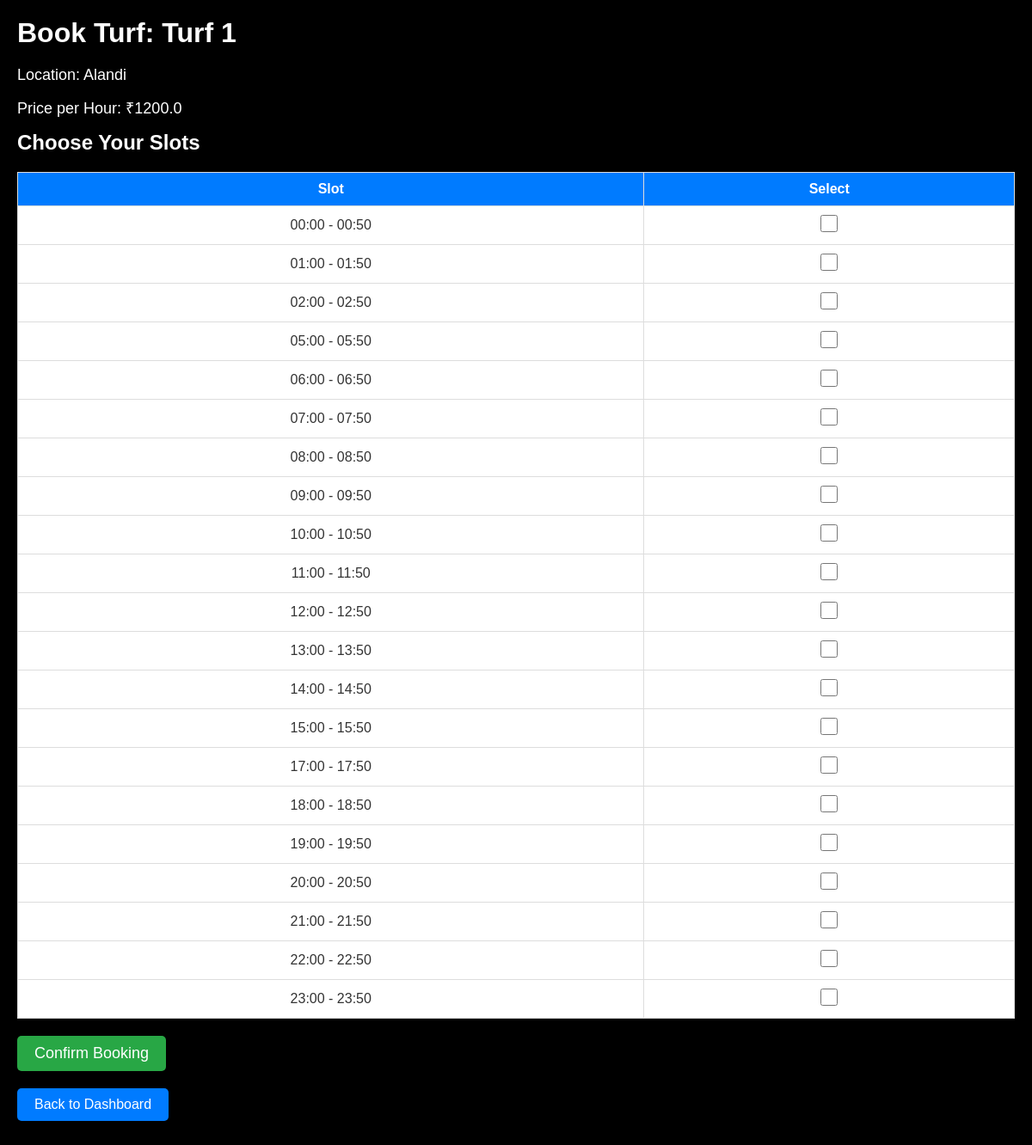
The app's page /player/book/1 (signed in) with its own data.
### models.py (models this page shows, shortened)
class Turf(db.Model):
    id = db.Column(db.Integer, primary_key=True)
    name = db.Column(db.String(100), nullable=False)
    location = db.Column(db.String(100), nullable=False)
    price_per_hour = db.Column(db.Float, nullable=False)
    description = db.Column(db.Text, nullable=True)
    owner_id = db.Column(db.Integer, db.ForeignKey('user.id'), nullable=False)
    slots = db.relationship('Slot', back_populates='turf', lazy=True, cascade="all, delete-orphan")

class Slot(db.Model):
    id = db.Column(db.Integer, primary_key=True)
    turf_id = db.Column(db.Integer, db.ForeignKey('turf.id'), nullable=False)
    start_time = db.Column(db.String(20), nullable=False)
    is_blocked = db.Column(db.Boolean, default=False)
    is_booked = db.Column(db.Boolean, default=False)
    turf = db.relationship('Turf', back_populates='slots')

### app.py (the view, shortened to what this page needs)
@app.route('/player/book/<int:turf_id>', methods=['GET', 'POST'])
def book_turf(turf_id):
    if not is_logged_in() or session.get('is_owner'):
        flash('Unauthorized access!', 'danger')
        return redirect(url_for('login'))
    turf = Turf.query.get_or_404(turf_id)
    slots = Slot.query.filter_by(turf_id=turf_id, is_booked=False, is_blocked=False).order_by(Slot.start_time).all()
    return render_template('book_turf.html', turf=turf, slots=slots)

### app.py (called while the page is built)
def is_logged_in():
    return 'user_id' in session

@app.before_request
def page_last_visited():
    excluded_routes = ['login', 'logout', 'static', 'register']
    if request.endpoint not in excluded_routes and request.method == 'GET':
        session['page_last_visited_url'] = request.path

### templates/book_turf.html (shortened to what this page needs)
<!DOCTYPE html>
<html lang="en">
<head>
</head>
<body>
    <h1>Book Turf: {{ turf.name }}</h1>
    <p>Location: {{ turf.location }}</p>
    <p>Price per Hour: ₹{{ turf.price_per_hour }}</p>
    <h2>Choose Your Slots</h2>
    <form method="POST" onsubmit="return validateForm()">
        <table>
            <thead>
                <tr>
                    <th>Slot</th>
                    <th>Select</th>
                </tr>
            </thead>
            <tbody>
                {% for slot in slots %}
                <tr>
                    <td>{{ slot.start_time }}</td>
                    <td>
                        <input type="checkbox" name="slot_ids" value="{{ slot.id }}">
                    </td>
                </tr>
                {% endfor %}
            </tbody>
        </table>
        <button type="submit">Confirm Booking</button>
    </form>
    <p><a href="{{ url_for('player_dashboard') }}">Back to Dashboard</a></p>
</body>
</html>

### templates/book_turf.html (style rules this page uses)
* { margin: 0; padding: 0; box-sizing: border-box; }
body { font-family: 'Arial', sans-serif; background-color: #000000; color: #333; padding: 20px; }
h1 { font-size: 32px; color: #ffffff; margin-bottom: 20px; }
h2 { color: #ffffff; margin-bottom: 20px; }
p { color: white; font-size: 18px; margin-bottom: 15px; }
table { width: 100%; margin-bottom: 20px; border-collapse: collapse; }
th, td { padding: 10px; text-align: center; border: 1px solid #ddd; }
th { background-color: #007BFF; color: white; }
td { background-color: #fff; }
input[type="checkbox"] { width: 20px; height: 20px; }
button { padding: 10px 20px; background-color: #28a745; color: white; border: none; border-radius: 5px; font-size: 18px; cursor: pointer; transition: background-color 0.3s ease; }
p a { display: inline-block; margin-top: 20px; padding: 10px 20px; background-color: #007BFF; color: white; border-radius: 5px; text-decoration: none; font-size: 16px; transition: background-color 0.3s ease; }

### records on screen
Turf: name "Turf 1", location "Alandi", price_per_hour "1200.0"
Slot: start_time "00:00 - 00:50"
Slot: start_time "01:00 - 01:50"
Slot: start_time "02:00 - 02:50"
Slot: start_time "05:00 - 05:50"
Slot: start_time "06:00 - 06:50"
Slot: start_time "07:00 - 07:50"
Slot: start_time "08:00 - 08:50"
Slot: start_time "09:00 - 09:50"
Slot: start_time "10:00 - 10:50"
Slot: start_time "11:00 - 11:50"
Slot: start_time "12:00 - 12:50"
Slot: start_time "13:00 - 13:50"
Slot: start_time "14:00 - 14:50"
Slot: start_time "15:00 - 15:50"
Slot: start_time "17:00 - 17:50"
Slot: start_time "18:00 - 18:50"
Slot: start_time "19:00 - 19:50"
Slot: start_time "20:00 - 20:50"
Slot: start_time "21:00 - 21:50"
Slot: start_time "22:00 - 22:50"
Slot: start_time "23:00 - 23:50"
